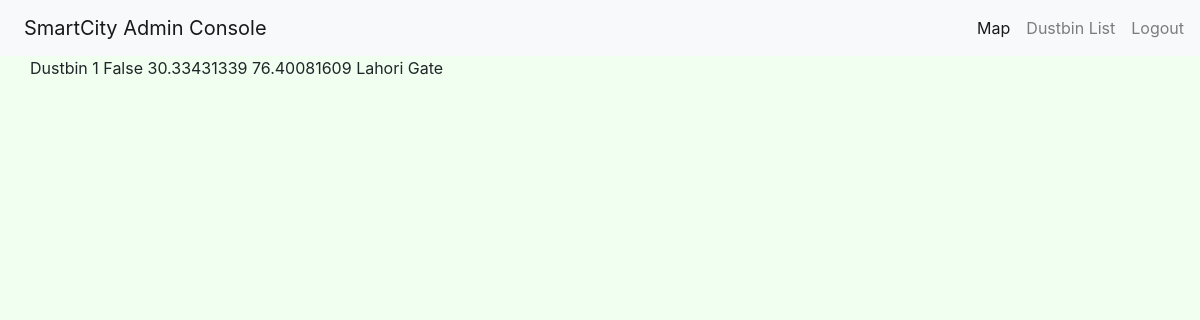
/dustbin/1/ (signed in), run on the app's committed database.
### dustbin/models.py (models this page shows)
class Dustbin(models.Model):
	longitude = models.TextField()
	latitude = models.TextField()
	location = models.TextField()
	isFull = models.BooleanField()
	def __str__(self):
		return "Dustbin " + str(self.id)

### dustbin/views.py (the view)
# urls.py: url(r"^(?P<pk>\d+)/$", views.DustBinDetailView.as_view(), name="dustbin_detail"),
class DustBinDetailView(LoginRequiredMixin, DetailView):
	model = Dustbin
	context_object_name = 'dustbin'
	template_name = 'dustbin_detail.html'

### dustbin/templates/dustbin_detail.html
{% extends 'base.html' %}
{% block content %}
    {{ dustbin }}
    {{ dustbin.isFull }}
    {{ dustbin.latitude }}
    {{ dustbin.longitude }}
    {{ dustbin.location }}
{% endblock %}

### static/css/overall_style.css (style rules this page uses)
body { background-color: honeydew; }

### data on the page
Dustbin: id "Dustbin 1", isFull "False", latitude "30.33431339", longitude "76.40081609", location "Lahori Gate"
